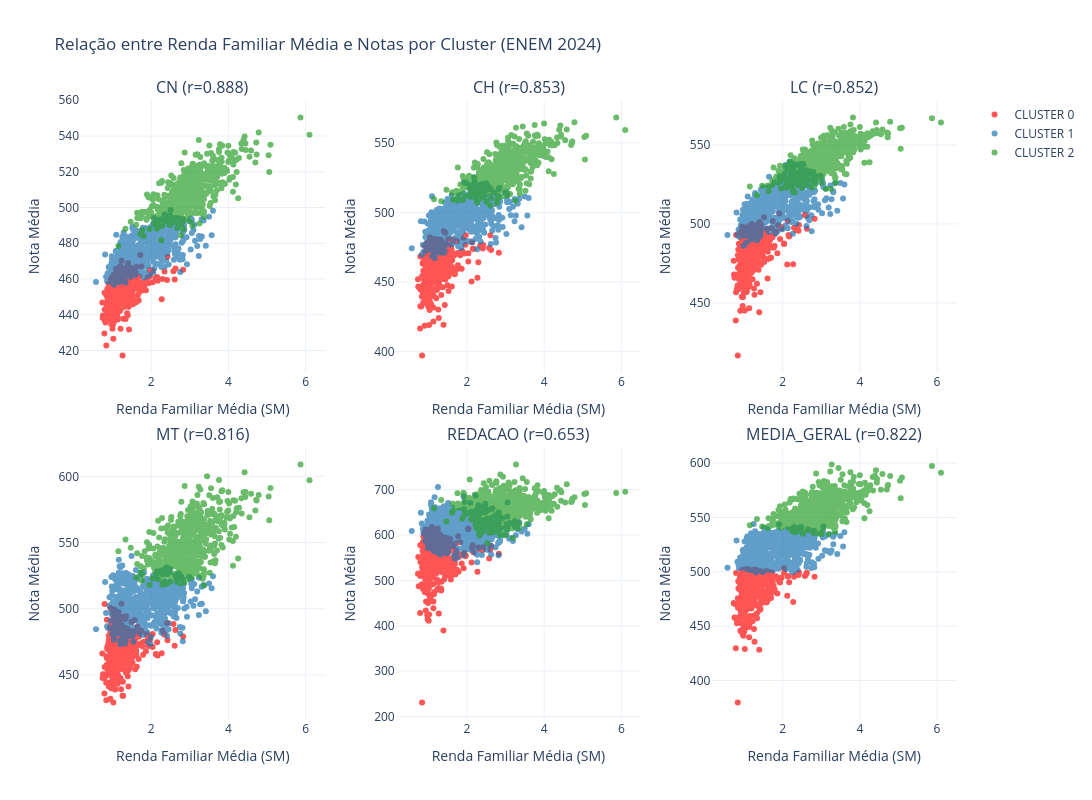

The code cell stored with this chart in its notebook:
### Code cell
renda_col = "RENDA_FAMILIAR_SM_MEDIA"

titulos = []
for c in colunas_notas:
    base = c.replace("NU_NOTA_", "").replace("_MEDIA", "")
    d = df[[renda_col, c]].dropna()
    corr = d[renda_col].corr(d[c])
    titulos.append(f"{base} (r={corr:.3f})")

fig = make_subplots(
    rows=2,
    cols=3,
    subplot_titles=titulos,
    horizontal_spacing=0.08,
    vertical_spacing=0.12
)

for i, coluna in enumerate(colunas_notas):
    row = i // 3 + 1
    col = i % 3 + 1

    for cluster in sorted(df["CLUSTER"].unique()):
        dados = df[df["CLUSTER"] == cluster]
        dados_validos = dados[[renda_col, coluna, "NO_MUNICIPIO_PROVA", "UF", "QTD_PARTICIPANTES"]].dropna()

        fig.add_trace(
            go.Scatter(
                x=dados_validos[renda_col],
                y=dados_validos[coluna],
                mode="markers",
                marker=dict(size=6, color=cores_cluster.get(cluster)),
                opacity=0.7,
                name=f"CLUSTER {cluster}",
                showlegend=(i == 0),
                customdata=dados_validos[["NO_MUNICIPIO_PROVA", "UF", "QTD_PARTICIPANTES"]],
                hovertemplate=(
                    "Município: %{customdata[0]} (%{customdata[1]})<br>"
                    "Renda: %{x:.2f}<br>"
                    "Nota: %{y:.2f}<br>"
                    "Participantes: %{customdata[2]}<br>"
                    f"Cluster: {cluster}"
                    "<extra></extra>"
                )
            ),
            row=row,
            col=col
        )

    fig.update_xaxes(title_text="Renda Familiar Média (SM)", row=row, col=col)
    fig.update_yaxes(title_text="Nota Média", row=row, col=col)

fig.update_layout(
    title=f"Relação entre Renda Familiar Média e Notas por Cluster (ENEM {ano})",
    height=800,
    width=1200,
    template="plotly_white"
)

caminho = OUTDIR_IMG / f"{ano}_RELACAO_ENTRE_RENDA_FAMILIAR_MEDIA_E_NOTAS_POR_CLUSTER.png"
fig.write_image(str(caminho), scale=2)
print(f"Imagem salva em: {caminho}")
fig.show()

### Figure 1 — Plotly figure (JSON) as saved in the notebook; plotly's stock layout.template omitted (floating-point values rounded to 4 significant figures; data arrays with more than 128 entries replaced by an {"elided": "..."} marker saying what was removed)
{"data": [{"customdata": {"elided": "473x3 mixed values"}, "hovertemplate": "Município: %{customdata[0]} (%{customdata[1]})<br>Renda: %{x:.2f}<br>Nota: %{y:.2f}<br>Participantes: %{customdata[2]}<br>Cluster: 0<extra></extra>", "marker": {"color": "#ff0e0e", "size": 6}, "mode": "markers", "name": "CLUSTER 0", "opacity": 0.7, "showlegend": true, "type": "scatter", "x": {"elided": "473 float values"}, "xaxis": "x", "y": {"elided": "473 float values"}, "yaxis": "y"}, {"customdata": {"elided": "687x3 mixed values"}, "hovertemplate": "Município: %{customdata[0]} (%{customdata[1]})<br>Renda: %{x:.2f}<br>Nota: %{y:.2f}<br>Participantes: %{customdata[2]}<br>Cluster: 1<extra></extra>", "marker": {"color": "#1f77b4", "size": 6}, "mode": "markers", "name": "CLUSTER 1", "opacity": 0.7, "showlegend": true, "type": "scatter", "x": {"elided": "687 float values"}, "xaxis": "x", "y": {"elided": "687 float values"}, "yaxis": "y"}, {"customdata": {"elided": "557x3 mixed values"}, "hovertemplate": "Município: %{customdata[0]} (%{customdata[1]})<br>Renda: %{x:.2f}<br>Nota: %{y:.2f}<br>Participantes: %{customdata[2]}<br>Cluster: 2<extra></extra>", "marker": {"color": "#2ca02c", "size": 6}, "mode": "markers", "name": "CLUSTER 2", "opacity": 0.7, "showlegend": true, "type": "scatter", "x": {"elided": "557 float values"}, "xaxis": "x", "y": {"elided": "557 float values"}, "yaxis": "y"}, {"customdata": {"elided": "473x3 mixed values"}, "hovertemplate": "Município: %{customdata[0]} (%{customdata[1]})<br>Renda: %{x:.2f}<br>Nota: %{y:.2f}<br>Participantes: %{customdata[2]}<br>Cluster: 0<extra></extra>", "marker": {"color": "#ff0e0e", "size": 6}, "mode": "markers", "name": "CLUSTER 0", "opacity": 0.7, "showlegend": false, "type": "scatter", "x": {"elided": "473 float values"}, "xaxis": "x2", "y": {"elided": "473 float values"}, "yaxis": "y2"}, {"customdata": {"elided": "687x3 mixed values"}, "hovertemplate": "Município: %{customdata[0]} (%{customdata[1]})<br>Renda: %{x:.2f}<br>Nota: %{y:.2f}<br>Participantes: %{customdata[2]}<br>Cluster: 1<extra></extra>", "marker": {"color": "#1f77b4", "size": 6}, "mode": "markers", "name": "CLUSTER 1", "opacity": 0.7, "showlegend": false, "type": "scatter", "x": {"elided": "687 float values"}, "xaxis": "x2", "y": {"elided": "687 float values"}, "yaxis": "y2"}, {"customdata": {"elided": "557x3 mixed values"}, "hovertemplate": "Município: %{customdata[0]} (%{customdata[1]})<br>Renda: %{x:.2f}<br>Nota: %{y:.2f}<br>Participantes: %{customdata[2]}<br>Cluster: 2<extra></extra>", "marker": {"color": "#2ca02c", "size": 6}, "mode": "markers", "name": "CLUSTER 2", "opacity": 0.7, "showlegend": false, "type": "scatter", "x": {"elided": "557 float values"}, "xaxis": "x2", "y": {"elided": "557 float values"}, "yaxis": "y2"}, {"customdata": {"elided": "473x3 mixed values"}, "hovertemplate": "Município: %{customdata[0]} (%{customdata[1]})<br>Renda: %{x:.2f}<br>Nota: %{y:.2f}<br>Participantes: %{customdata[2]}<br>Cluster: 0<extra></extra>", "marker": {"color": "#ff0e0e", "size": 6}, "mode": "markers", "name": "CLUSTER 0", "opacity": 0.7, "showlegend": false, "type": "scatter", "x": {"elided": "473 float values"}, "xaxis": "x3", "y": {"elided": "473 float values"}, "yaxis": "y3"}, {"customdata": {"elided": "687x3 mixed values"}, "hovertemplate": "Município: %{customdata[0]} (%{customdata[1]})<br>Renda: %{x:.2f}<br>Nota: %{y:.2f}<br>Participantes: %{customdata[2]}<br>Cluster: 1<extra></extra>", "marker": {"color": "#1f77b4", "size": 6}, "mode": "markers", "name": "CLUSTER 1", "opacity": 0.7, "showlegend": false, "type": "scatter", "x": {"elided": "687 float values"}, "xaxis": "x3", "y": {"elided": "687 float values"}, "yaxis": "y3"}, {"customdata": {"elided": "557x3 mixed values"}, "hovertemplate": "Município: %{customdata[0]} (%{customdata[1]})<br>Renda: %{x:.2f}<br>Nota: %{y:.2f}<br>Participantes: %{customdata[2]}<br>Cluster: 2<extra></extra>", "marker": {"color": "#2ca02c", "size": 6}, "mode": "markers", "name": "CLUSTER 2", "opacity": 0.7, "showlegend": false, "type": "scatter", "x": {"elided": "557 float values"}, "xaxis": "x3", "y": {"elided": "557 float values"}, "yaxis": "y3"}, {"customdata": {"elided": "473x3 mixed values"}, "hovertemplate": "Município: %{customdata[0]} (%{customdata[1]})<br>Renda: %{x:.2f}<br>Nota: %{y:.2f}<br>Participantes: %{customdata[2]}<br>Cluster: 0<extra></extra>", "marker": {"color": "#ff0e0e", "size": 6}, "mode": "markers", "name": "CLUSTER 0", "opacity": 0.7, "showlegend": false, "type": "scatter", "x": {"elided": "473 float values"}, "xaxis": "x4", "y": {"elided": "473 float values"}, "yaxis": "y4"}, {"customdata": {"elided": "687x3 mixed values"}, "hovertemplate": "Município: %{customdata[0]} (%{customdata[1]})<br>Renda: %{x:.2f}<br>Nota: %{y:.2f}<br>Participantes: %{customdata[2]}<br>Cluster: 1<extra></extra>", "marker": {"color": "#1f77b4", "size": 6}, "mode": "markers", "name": "CLUSTER 1", "opacity": 0.7, "showlegend": false, "type": "scatter", "x": {"elided": "687 float values"}, "xaxis": "x4", "y": {"elided": "687 float values"}, "yaxis": "y4"}, {"customdata": {"elided": "557x3 mixed values"}, "hovertemplate": "Município: %{customdata[0]} (%{customdata[1]})<br>Renda: %{x:.2f}<br>Nota: %{y:.2f}<br>Participantes: %{customdata[2]}<br>Cluster: 2<extra></extra>", "marker": {"color": "#2ca02c", "size": 6}, "mode": "markers", "name": "CLUSTER 2", "opacity": 0.7, "showlegend": false, "type": "scatter", "x": {"elided": "557 float values"}, "xaxis": "x4", "y": {"elided": "557 float values"}, "yaxis": "y4"}, {"customdata": {"elided": "473x3 mixed values"}, "hovertemplate": "Município: %{customdata[0]} (%{customdata[1]})<br>Renda: %{x:.2f}<br>Nota: %{y:.2f}<br>Participantes: %{customdata[2]}<br>Cluster: 0<extra></extra>", "marker": {"color": "#ff0e0e", "size": 6}, "mode": "markers", "name": "CLUSTER 0", "opacity": 0.7, "showlegend": false, "type": "scatter", "x": {"elided": "473 float values"}, "xaxis": "x5", "y": {"elided": "473 float values"}, "yaxis": "y5"}, {"customdata": {"elided": "687x3 mixed values"}, "hovertemplate": "Município: %{customdata[0]} (%{customdata[1]})<br>Renda: %{x:.2f}<br>Nota: %{y:.2f}<br>Participantes: %{customdata[2]}<br>Cluster: 1<extra></extra>", "marker": {"color": "#1f77b4", "size": 6}, "mode": "markers", "name": "CLUSTER 1", "opacity": 0.7, "showlegend": false, "type": "scatter", "x": {"elided": "687 float values"}, "xaxis": "x5", "y": {"elided": "687 float values"}, "yaxis": "y5"}, {"customdata": {"elided": "557x3 mixed values"}, "hovertemplate": "Município: %{customdata[0]} (%{customdata[1]})<br>Renda: %{x:.2f}<br>Nota: %{y:.2f}<br>Participantes: %{customdata[2]}<br>Cluster: 2<extra></extra>", "marker": {"color": "#2ca02c", "size": 6}, "mode": "markers", "name": "CLUSTER 2", "opacity": 0.7, "showlegend": false, "type": "scatter", "x": {"elided": "557 float values"}, "xaxis": "x5", "y": {"elided": "557 float values"}, "yaxis": "y5"}, {"customdata": {"elided": "473x3 mixed values"}, "hovertemplate": "Município: %{customdata[0]} (%{customdata[1]})<br>Renda: %{x:.2f}<br>Nota: %{y:.2f}<br>Participantes: %{customdata[2]}<br>Cluster: 0<extra></extra>", "marker": {"color": "#ff0e0e", "size": 6}, "mode": "markers", "name": "CLUSTER 0", "opacity": 0.7, "showlegend": false, "type": "scatter", "x": {"elided": "473 float values"}, "xaxis": "x6", "y": {"elided": "473 float values"}, "yaxis": "y6"}, {"customdata": {"elided": "687x3 mixed values"}, "hovertemplate": "Município: %{customdata[0]} (%{customdata[1]})<br>Renda: %{x:.2f}<br>Nota: %{y:.2f}<br>Participantes: %{customdata[2]}<br>Cluster: 1<extra></extra>", "marker": {"color": "#1f77b4", "size": 6}, "mode": "markers", "name": "CLUSTER 1", "opacity": 0.7, "showlegend": false, "type": "scatter", "x": {"elided": "687 float values"}, "xaxis": "x6", "y": {"elided": "687 float values"}, "yaxis": "y6"}, {"customdata": {"elided": "557x3 mixed values"}, "hovertemplate": "Município: %{customdata[0]} (%{customdata[1]})<br>Renda: %{x:.2f}<br>Nota: %{y:.2f}<br>Participantes: %{customdata[2]}<br>Cluster: 2<extra></extra>", "marker": {"color": "#2ca02c", "size": 6}, "mode": "markers", "name": "CLUSTER 2", "opacity": 0.7, "showlegend": false, "type": "scatter", "x": {"elided": "557 float values"}, "xaxis": "x6", "y": {"elided": "557 float values"}, "yaxis": "y6"}], "layout": {"annotations": [{"font": {"size": 16}, "showarrow": false, "text": "CN (r=0.888)", "x": 0.14, "xanchor": "center", "xref": "paper", "y": 1, "yanchor": "bottom", "yref": "paper"}, {"font": {"size": 16}, "showarrow": false, "text": "CH (r=0.853)", "x": 0.5, "xanchor": "center", "xref": "paper", "y": 1, "yanchor": "bottom", "yref": "paper"}, {"font": {"size": 16}, "showarrow": false, "text": "LC (r=0.852)", "x": 0.86, "xanchor": "center", "xref": "paper", "y": 1, "yanchor": "bottom", "yref": "paper"}, {"font": {"size": 16}, "showarrow": false, "text": "MT (r=0.816)", "x": 0.14, "xanchor": "center", "xref": "paper", "y": 0.44, "yanchor": "bottom", "yref": "paper"}, {"font": {"size": 16}, "showarrow": false, "text": "REDACAO (r=0.653)", "x": 0.5, "xanchor": "center", "xref": "paper", "y": 0.44, "yanchor": "bottom", "yref": "paper"}, {"font": {"size": 16}, "showarrow": false, "text": "MEDIA_GERAL (r=0.822)", "x": 0.86, "xanchor": "center", "xref": "paper", "y": 0.44, "yanchor": "bottom", "yref": "paper"}], "height": 800, "title": {"text": "Relação entre Renda Familiar Média e Notas por Cluster (ENEM 2024)"}, "width": 1200, "xaxis": {"anchor": "y", "domain": [0, 0.28], "title": {"text": "Renda Familiar Média (SM)"}}, "xaxis2": {"anchor": "y2", "domain": [0.36, 0.64], "title": {"text": "Renda Familiar Média (SM)"}}, "xaxis3": {"anchor": "y3", "domain": [0.72, 1], "title": {"text": "Renda Familiar Média (SM)"}}, "xaxis4": {"anchor": "y4", "domain": [0, 0.28], "title": {"text": "Renda Familiar Média (SM)"}}, "xaxis5": {"anchor": "y5", "domain": [0.36, 0.64], "title": {"text": "Renda Familiar Média (SM)"}}, "xaxis6": {"anchor": "y6", "domain": [0.72, 1], "title": {"text": "Renda Familiar Média (SM)"}}, "yaxis": {"anchor": "x", "domain": [0.56, 1], "title": {"text": "Nota Média"}}, "yaxis2": {"anchor": "x2", "domain": [0.56, 1], "title": {"text": "Nota Média"}}, "yaxis3": {"anchor": "x3", "domain": [0.56, 1], "title": {"text": "Nota Média"}}, "yaxis4": {"anchor": "x4", "domain": [0, 0.44], "title": {"text": "Nota Média"}}, "yaxis5": {"anchor": "x5", "domain": [0, 0.44], "title": {"text": "Nota Média"}}, "yaxis6": {"anchor": "x6", "domain": [0, 0.44], "title": {"text": "Nota Média"}}}}
